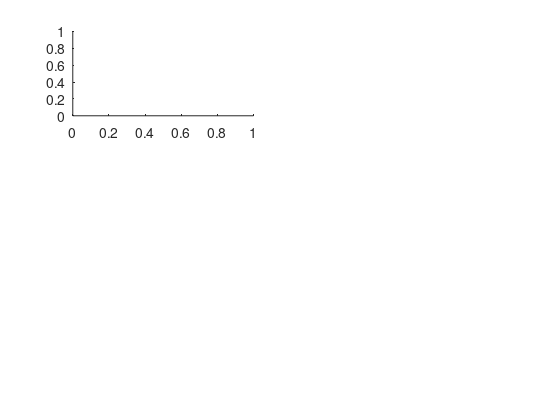

This figure's MATLAB source: (Note: this script raises an error after producing the figure.)
%generic sanity check script for analyzing behavioral data in fMRI
%experiment

%Initialize workspace
clearvars;
clc;

%can analyze one day or across all day
subID = '105-99';

%intercept
intercept = true;

%Specify script parameters
split_by_category=1;
XTickLabels={'0-1','2-3','4-5','6-7','8-9','10-11','12-13','14-15',...
    '16-17','18-20'};
histogram_binedges=-0.5:1:20.5; %Bin size of 2

%load item data
if length(subID) == 5
    temp_file = ['logs/bdm_items_sub_',subID,'.mat'];
    load(temp_file)
    bdm_item_value_orig = value;
    no_response_ind=bdm_item_value_orig==100;
    bdm_item_value=bdm_item_value_orig(~no_response_ind);
    bdm_item_orig = item;
    bdm_item=bdm_item_orig(~no_response_ind);
    bdm_item_category = bdm_item>=71; %0 is food. 1 is trinket.
elseif length(subID) == 3
    bdm_item_value_orig = [];
    bdm_item_orig = [];
    for i=1:3
        subID_temp = [subID,'-',num2str(i)];
        temp_file = ['logs/bdm_items_sub_',subID_temp,'.mat'];
        load(temp_file)
        bdm_item_value_orig = [bdm_item_value_orig; value];
        bdm_item_orig = [bdm_item_orig; item];
    end
    no_response_ind=bdm_item_value_orig==100;
    bdm_item_value=bdm_item_value_orig(~no_response_ind);
    bdm_item=bdm_item_orig(~no_response_ind);
    bdm_item_category = bdm_item>=71; %0 is food. 1 is trinket.
end

fig1 = figure;
set(gcf,'units','normalized','outerposition',[0.0 0.0 1.0 1.0]);
set(gcf,'Paperpositionmode','auto','Papersize',[20 20]);
subplot(3,2,1)
if split_by_category
    item_category_counts=zeros(2,length(histogram_binedges)-1);
    for category=0:1
        item_category_counts(category+1,:)=histcounts(bdm_item_value(bdm_item_category==category),histogram_binedges);
    end
    bar(repmat(0:1:20,2,1)',item_category_counts');
    legend('Food','Trinket');
    set(gca,'XTick',[0:1:20])
    xlim([-1 21]);
else
    histogram(bdm_item_value,histogram_binedges)
    set(gca,'XTick',[1:2:19])
end
if length(histogram_binedges)==10
set(gca,'XTickLabel',XTickLabels);
end
title(sprintf('Invididual Item Bids - Subject %s',subID),'FontSize',18)
xlabel('Value')
ylabel('Count')

%load bundle data
if length(subID) == 5
    temp_file = ['logs/bdm_bundle_sub_',subID,'.mat'];
    load(temp_file)
    bdm_bundle_value_orig = value;
    no_response_ind=bdm_bundle_value_orig==100;
    bdm_bundle_value=bdm_bundle_value_orig(~no_response_ind);
    bdm_bundle_orig = item;
    bdm_bundle_items=bdm_bundle_orig(~no_response_ind,:);
    bdm_bundle_item_category = bdm_bundle_items>=71; %0 is food. 1 is trinket.
elseif length(subID) == 3
    bdm_bundle_value_orig = [];
    bdm_bundle_orig = [];
    for i=1:3
        subID_temp = [subID,'-',num2str(i)];
        temp_file = ['logs/bdm_bundle_sub_',subID_temp,'.mat'];
        load(temp_file)
        bdm_bundle_value_orig = [bdm_bundle_value_orig; value];
        bdm_bundle_orig = [bdm_bundle_orig; item];
    end
    no_response_ind=bdm_bundle_value_orig==100;
    bdm_bundle_value=bdm_bundle_value_orig(~no_response_ind);
    bdm_bundle_items=bdm_bundle_orig(~no_response_ind,:);
    bdm_bundle_item_category = bdm_bundle_items>=71; %0 is food. 1 is trinket.
end

bdm_bundle_category=zeros(length(bdm_bundle_value),1);
bdm_bundle_category(bdm_bundle_item_category(:,1)==0 & bdm_bundle_item_category(:,2)==0)=1; %Food bundle
bdm_bundle_category(bdm_bundle_item_category(:,1)==0 & bdm_bundle_item_category(:,2)==1)=2; %Mixed bundle
bdm_bundle_category(bdm_bundle_item_category(:,1)==1 & bdm_bundle_item_category(:,2)==0)=2; %Mixed bundle
bdm_bundle_category(bdm_bundle_item_category(:,1)==1 & bdm_bundle_item_category(:,2)==1)=3; %Trinket bundle

subplot(3,2,2)
if split_by_category
    bundle_category_counts=zeros(3,length(histogram_binedges)-1);
    for category=1:3
        bundle_category_counts(category,:)=histcounts(bdm_bundle_value(bdm_bundle_category==category),histogram_binedges);
    end
    bar(repmat(0:1:20,3,1)',bundle_category_counts');
    legend('Food bundle','Mixed bundle','Trinket bundle');
    set(gca,'XTick',[0:1:20])
    xlim([-1 21]);
else
    histogram(bdm_bundle_value,histogram_binedges)
    set(gca,'XTick',[1:2:19])
end
if length(histogram_binedges)==10
    set(gca,'XTickLabel',XTickLabels);
end
title(sprintf('Bundle Bids - Subject %s',subID),'FontSize',18)
xlabel('Value')
ylabel('Count')

%Assuming that first column is left item and 2nd column is right item.
%Linear regression across left (x1) and right (x2) item
%Bundle value=B1*x1+B2*x2+C
remove_errors=0;
for j=1:2
    for i=1:length(bdm_bundle_items(:,1))
        if any(bdm_item==bdm_bundle_items(i,j))
            %for items valued every day, take the first value
            temp = bdm_item_value(bdm_item==bdm_bundle_items(i,j));
            bdm_bundle_item_values(i,j)=temp(1);
        else
            bdm_bundle_item_values(i,j)=-1; %Error code
            remove_errors=1;
        end
    end
end

if remove_errors
    error_ind=any(bdm_bundle_item_values==-1,2);
    bdm_bundle_item_values=bdm_bundle_item_values(~error_ind);
    bdm_bundle_value=bdm_bundle_value(~error_ind);
end


LM_leftright=fitlm([bdm_bundle_item_values],bdm_bundle_value,'VarNames',{'LeftItemValue','RightItemValue','BundleValue'},'Intercept',intercept)
fprintf('R2 value: %f \n', LM_leftright.Rsquared.Adjusted);
beta=LM_leftright.Coefficients.Estimate;
subplot(3,2,3)
PredictedValues=feval(LM_leftright,[bdm_bundle_item_values]);
plot(PredictedValues,bdm_bundle_value,'.','MarkerSize',20);
hold on
plot(bdm_bundle_value, bdm_bundle_value,'MarkerSize',10);
xlabel('Predicted value from LM');
ylabel('Reported value');
title(sprintf('Left vs Right regression - Subject %s',subID),'FontSize',18);
xlim([0 max([PredictedValues; 20])])
ylim([0 20]);
if intercept
    text(0.5,17,sprintf('R2 value: %0.3f \n\\beta1 (intercept): %0.3f \n\\beta2 (left): %0.3f \n\\beta3 (right): %0.3f', LM_leftright.Rsquared.Adjusted, beta(1), beta(2), beta(3)),'FontSize',16);
else
    text(0.5,17,sprintf('R2 value: %0.3f \n\\beta1 (left): %0.3f \n\\beta2 (right): %0.3f', LM_leftright.Rsquared.Adjusted, beta(1), beta(2)),'FontSize',16);
end

%plot histograms of actual data and predicted data
subplot(3,2,5)

bundle_glm_counts = zeros(2,length(histogram_binedges)-1);
bundle_glm_counts(1,:)=histcounts(bdm_bundle_value,histogram_binedges);
bundle_glm_counts(2,:)=histcounts(PredictedValues,histogram_binedges);

bar(repmat(0:1:20,2,1)',bundle_glm_counts');
legend('Data','Predictions');
set(gca,'XTick',[0:1:20])
xlim([-1 21]);
title(sprintf('Predicted Bundle Bids from Model - Subject %s',subID),'FontSize',18)
xlabel('Value')
ylabel('Count')


%Linear regression across food (x1) and trinket item (x2) for mixed bundles
%Bundle value=B1*x1+B2*x2+C
bdm_mixedbundle_value=bdm_bundle_value(bdm_bundle_category==2,:);
bdm_mixedbundle_items=sort(bdm_bundle_items(bdm_bundle_category==2,:),2);
bdm_mixedbundle_item_values = zeros(length(bdm_mixedbundle_items(:,1)),2);
remove_errors=0;
for j=1:2
    for i=1:length(bdm_mixedbundle_items(:,1))
        if any(bdm_item==bdm_mixedbundle_items(i,j))
            %for items valued every day, take the first value
            temp = bdm_item_value(bdm_item==bdm_mixedbundle_items(i,j));
            bdm_mixedbundle_item_values(i,j)=temp(1);
        else
            bdm_mixedbundle_item_values(i,j)=-1;
            remove_errors=1;
        end
    end
end

if remove_errors
    error_ind=any(bdm_mixedbundle_item_values==-1,2);
    bdm_mixedbundle_item_values=bdm_mixedbundle_item_values(~error_ind);
    bdm_mixedbundle_value=bdm_mixedbundle_value(~error_ind);
end

LM_foodtrinket=fitlm(bdm_mixedbundle_item_values,bdm_mixedbundle_value,'VarNames',{'FoodValue','TrinketValue','BundleValue'},'Intercept',intercept)
fprintf('R2 value: %f \n', LM_foodtrinket.Rsquared.Adjusted);
beta=LM_foodtrinket.Coefficients.Estimate;
subplot(3,2,4);
PredictedValues=feval(LM_foodtrinket,[bdm_mixedbundle_item_values]);
plot(PredictedValues,bdm_mixedbundle_value,'.','MarkerSize',20);
hold on
plot(bdm_mixedbundle_value, bdm_mixedbundle_value,'MarkerSize',10);
xlabel('Predicted value from LM');
ylabel('Reported value');
title(sprintf('Food vs trinket regression - Subject %s',subID),'FontSize',18);
xlim([0 max([PredictedValues; 20])])
ylim([0 20]);
if intercept
    text(0.5,17,sprintf('R2 value: %0.3f \n\\beta1 (intercept): %0.3f \n\\beta2 (left): %0.3f \n\\beta3 (right): %0.3f', LM_foodtrinket.Rsquared.Adjusted, beta(1), beta(2), beta(3)),'FontSize',16);
else
    text(0.5,17,sprintf('R2 value: %0.3f \n\\beta1 (left): %0.3f \n\\beta2 (right): %0.3f', LM_foodtrinket.Rsquared.Adjusted, beta(1), beta(2)),'FontSize',16);
end

%plot histograms of actual data and predicted data
subplot(3,2,6)

mix_bundle_glm_counts = zeros(2,length(histogram_binedges)-1);
mix_bundle_glm_counts(1,:)=histcounts(bdm_mixedbundle_value,histogram_binedges);
mix_bundle_glm_counts(2,:)=histcounts(PredictedValues,histogram_binedges);

bar(repmat(0:1:20,2,1)',mix_bundle_glm_counts');
legend('Data','Predictions');
set(gca,'XTick',[0:1:20])
xlim([-1 21]);
title(sprintf('Predicted Mixed Bundle Bids from Model - Subject %s',subID),'FontSize',18)
xlabel('Value')
ylabel('Count')

%plot bundle value vs sum of individual values
LM_leftright=fitlm([bdm_bundle_item_values],bdm_bundle_value,'VarNames',{'LeftItemValue','RightItemValue','BundleValue'},'Intercept',intercept);
beta=LM_leftright.Coefficients.Estimate;
fig2 = figure;
sum_of_values = sum(bdm_bundle_item_values,2);
plot(sum_of_values,bdm_bundle_value,'.','MarkerSize',20);
hold on
plot(sum_of_values, sum_of_values,'MarkerSize',10);
xlabel('Value of Sum of Individual Item Values','FontSize',16);
ylabel('Bundle Value','FontSize',16);
%title(sprintf('Bundle Value vs. Linear Sum - Subject %s',subID),'FontSize',18);
title(sprintf('Bundle Value vs. Linear Sum - Subject 001'),'FontSize',18);
xlim([0 max([PredictedValues; 20])])
ylim([0 20]);
if intercept
    %text(0.5,17,sprintf('R2 value: %0.3f \n\\beta1 (intercept): %0.3f \n\\beta2 (left): %0.3f \n\\beta3 (right): %0.3f', LM_leftright.Rsquared.Adjusted, beta(1), beta(2), beta(3)),'FontSize',16);
    text(0.5,17,sprintf('R^{2} value: %0.3f \n\\beta_{0} (intercept): %0.3f \n\\beta_{1} (item 1): %0.3f \n\\beta_{2} (item 2): %0.3f', LM_leftright.Rsquared.Adjusted, beta(1), beta(2), beta(3)),'FontSize',16);
else
    text(0.5,17,sprintf('R2 value: %0.3f \n\\beta1 (left): %0.3f \n\\beta2 (right): %0.3f', LM_leftright.Rsquared.Adjusted, beta(1), beta(2)),'FontSize',16);
end

%plot choice behavior
if str2num(subID(1:3)) >= 100 && length(subID) == 5
    run_num = 1;
    file_name= ['choice_run',num2str(run_num),'_sub_',subID];

    load(['logs/',file_name]);
    item_list = item;
    choice_list = choice;

    for run=2:5
        file_name= ['choice_run',num2str(run),'_sub_',subID];
        load(['logs/',file_name]);
        item_list = [item_list; item];
        choice_list = [choice_list; choice];
    end

    %where was there no response
    no_response = find(choice_list > 1);
    choice_list(no_response) = 2;
    num_missed = size(find(choice_list == 2), 1);

    fig3 = figure;
    histogram(choice_list)
    title(sprintf('Choices vs Reference Money - Subject %s',subID),'FontSize',18)
    set(gca,'XTick',[0:1:2])
    xlabel('0: Money 1: Item')
    ylabel('Count')
    text(1.65,10,sprintf('Num Missed Trials: %d', num_missed));
elseif str2num(subID(1:3)) >= 100 && length(subID) == 3
    item_list = [];
    choice_list = [];
    for day=1:3
        subID_temp = [subID,'-',num2str(day)];
        
        for run=1:5
            file_name= ['choice_run',num2str(run),'_sub_',subID_temp];
            load(['logs/',file_name]);
            item_list = [item_list; item];
            choice_list = [choice_list; choice];
        end
        
        %where was there no response
        no_response = find(choice_list > 1);
        choice_list(no_response) = 2;
        num_missed = size(find(choice_list == 2), 1);
    end
    fig3 = figure;
    histogram(choice_list)
    title(sprintf('Choices vs Reference Money - Subject %s',subID),'FontSize',18)
    set(gca,'XTick',[0:1:2])
    xlabel('0: Money 1: Item')
    ylabel('Count')
    text(1.65,10,sprintf('Num Missed Trials: %d', num_missed));
end

%temporary - save item list to csv
%error_inds = choice_list == 2;
%item_list_clean = item_list(~error_inds,:);
%mvpa_folder='/Users/logancross/Documents/Bundle_Value/mvpa/OpenfMRI_Format/';
%dlmwrite([mvpa_folder,'sub',subID,'/model/task_info/item_list.txt'],item_list_clean,'delimiter','\t')

